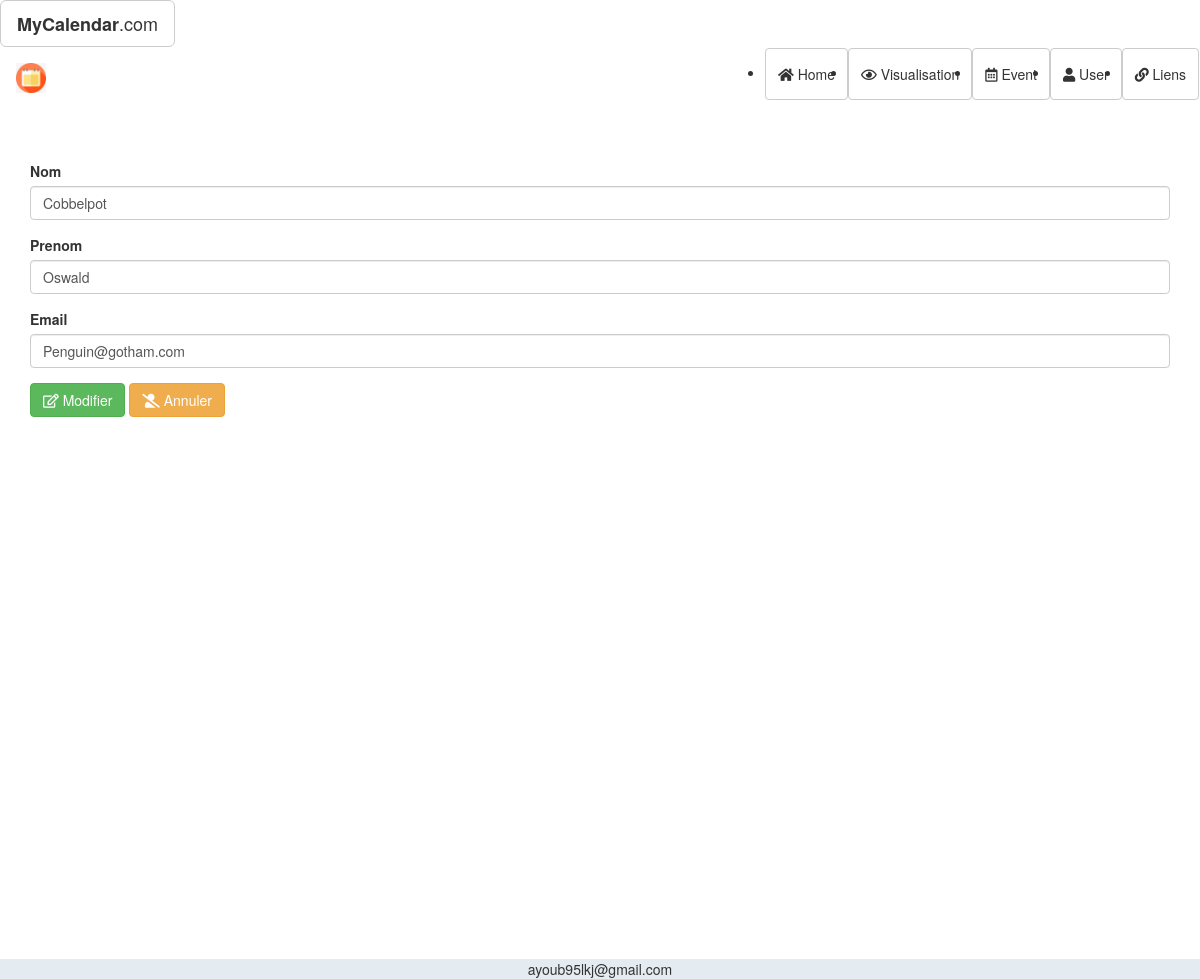
The page /modifier.php?id=13 on the database its author committed.
### tables this page shows
CREATE TABLE IF NOT EXISTS `user` (
  `Id` int(11) NOT NULL AUTO_INCREMENT,
  `Nom` varchar(25) NOT NULL,
  `Prenom` varchar(25) NOT NULL,
  `Email` varchar(40) NOT NULL,
  `Password` varchar(30) NOT NULL,
  PRIMARY KEY (`Id`),
  UNIQUE KEY `Email` (`Email`)
);

### Cluser.php (called while the page is built, shortened)
<?php
class Cluser{
    public $Nom ;
    private $Prenom ;
    private $Email ;
function __construct(){
     $this->Nom = "" ;
    $this->Prenom = "" ;
    $this->Email ="";
}
public function GetNom(){
    return $this->Nom;
}
public function GetPrenom(){
    return $this->Prenom;
}
public function GetEmail(){
    return $this->Email;
}
public function select_id($id){
    require 'connect.php';
    $rep = $bdd->query('select * from user where id ='.$id);
    while($donnees = $rep->fetch()){
    $a=$donnees['Nom'];
    $b=$donnees['Prenom'];
    $c=$donnees['Email'];
    }
    $this->Nom=$a;
    $this->Prenom=$b;
    $this->Email=$c;
}
}
?>

### modifier.php (the view, shortened to what this page needs)
<html>
<head>
    <link rel="stylesheet" href="../css/bootstrap.min.css">
    <link rel="stylesheet" href="modif.css">
    <link rel="stylesheet" href="https://use.fontawesome.com/releases/v5.5.0/css/all.css" >
</head>
<body>
<?php include("header.php");
    require 'Cluser.php';?>
    <div class="container"><br>
        <br>
   <?php
        $id = $_GET['id'];
        $a = new Cluser();
        $a->select_id($id);
        ?>
    <form class="form" method="post" action="">
            <div class="form-group">
                <label for="nom">Nom</label>
                <input type="text" id="nom" name="nom" class="form-control" value="<?php echo $a->GetNom();?>" required>
            </div>
            <div class="form-group">
                <label for="prenom">Prenom</label>
                <input type="text" id="Prenom" name="prenom" class="form-control" value="<?php echo $a->GetPrenom();?>" required>
            </div>
            <div class="form-group">
                <label for="email">Email</label>
                <input type="text" id="email" name="email" value="<?php echo $a->GetEmail();?>" class="form-control" required>
            </div>
            <button type="submit" class="btn btn-Success"><i class="far fa-edit"></i> Modifier</button>
             <a href="User.php" class="btn btn-warning"><i class="fas fa-user-slash"></i> Annuler</a>
            </form>
    </div>
<?php include("footer.php"); ?>
</body>
</html>

### modif.css (style rules this page uses)
div.container { height: 838px; }

### rows shown on the page
user: nom "Cobbelpot", prenom "Oswald", email "Penguin@gotham.com"
